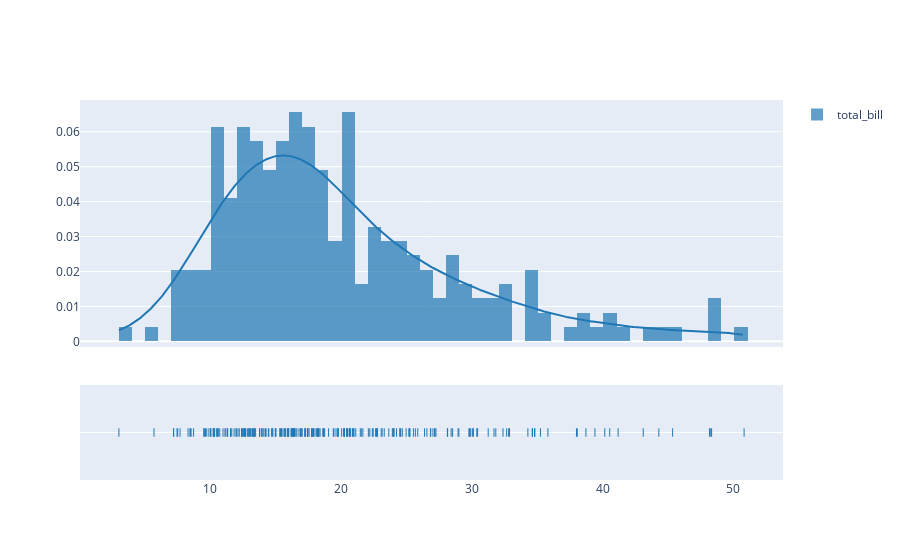

The notebook cell saved with this chart:
### Code cell
ff.create_distplot([tips.total_bill.to_list()],['total_bill'])

### Figure 1 — Plotly figure (JSON) as saved in the notebook; plotly's stock layout.template omitted (floating-point values rounded to 4 significant figures; data arrays with more than 128 entries replaced by an {"elided": "..."} marker saying what was removed)
{"data": [{"autobinx": false, "histnorm": "probability density", "legendgroup": "total_bill", "marker": {"color": "rgb(31, 119, 180)"}, "name": "total_bill", "opacity": 0.7, "type": "histogram", "x": {"elided": "244 float values"}, "xaxis": "x", "xbins": {"end": 50.81, "size": 1, "start": 3.07}, "yaxis": "y"}, {"legendgroup": "total_bill", "marker": {"color": "rgb(31, 119, 180)"}, "mode": "lines", "name": "total_bill", "showlegend": false, "type": "scatter", "x": {"elided": "500 float values"}, "xaxis": "x", "y": {"elided": "500 float values"}, "yaxis": "y"}, {"legendgroup": "total_bill", "marker": {"color": "rgb(31, 119, 180)", "symbol": "line-ns-open"}, "mode": "markers", "name": "total_bill", "showlegend": false, "type": "scatter", "x": {"elided": "244 float values"}, "xaxis": "x", "y": {"elided": "244 str values"}, "yaxis": "y2"}], "layout": {"barmode": "overlay", "hovermode": "closest", "legend": {"traceorder": "reversed"}, "xaxis": {"anchor": "y2", "domain": [0, 1], "zeroline": false}, "yaxis": {"anchor": "free", "domain": [0.35, 1], "position": 0}, "yaxis2": {"anchor": "x", "domain": [0, 0.25], "dtick": 1, "showticklabels": false}}}
